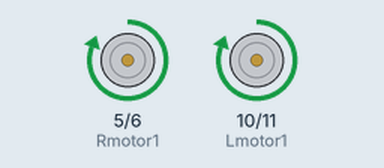
This sketch was run on a simulated Arduino Uno, built with avr-gcc and run on an emulated ATmega328P. Parts: motor-driver pin pairs drawn as motors (green arrow = first pin HIGH = forward, orange = second pin HIGH = backward, longer = more drive).

Above: at 2.0 s.
At 10.6 s:
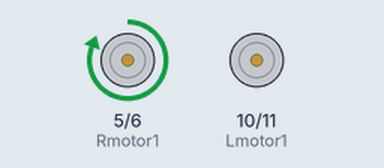
At 17.9 s:
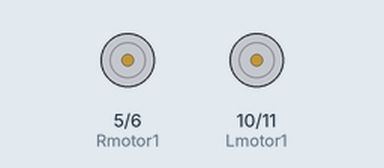
At 27.9 s:
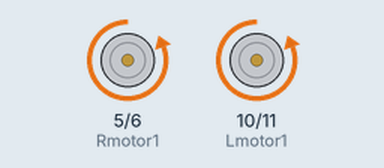
Timing chart, 0 to 29.8 s (numbered marks = the images above):
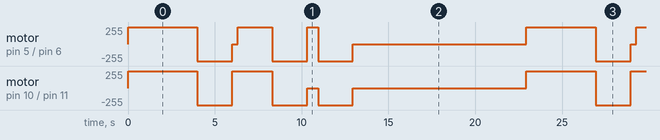

Measured:
- by itself, motor on pin 10 (Lmotor1) / pin 11 (Lmotor2): repeats every 22.9 s: backward 255/255 2.0 s, forward 255/255 2.3 s, backward 255/255 2.0 s, stopped 0.63 s, backward 255/255 2.0 s, stopped 10.0 s, forward 255/255 4.0 s
- by itself, motor on pin 5 (Rmotor1) / pin 6 (Rmotor2): repeats every 22.9 s: backward 255/255 2.0 s, stopped 0.32 s, forward 255/255 2.0 s, backward 255/255 2.0 s, forward 255/255 0.63 s, backward 255/255 2.0 s, stopped 10.0 s, forward 255/255 4.0 s

The sketch:

K.ino
```cpp
int Rmotor1 = 5;//K
int Rmotor2 = 6;
int Lmotor1 = 10;
int Lmotor2 = 11;
void setup() {
  pinMode(Rmotor1, OUTPUT);
  pinMode(Rmotor2, OUTPUT);
  pinMode(Lmotor1, OUTPUT);
  pinMode(Lmotor2, OUTPUT);
}
void loop() {
  CW();
  delay(4000);
  CCW();
  delay(2000);
  RIGHT();
  delay(315);
  CW();
  delay(2000);
  CCW();
  delay(2000);
  LEFT();
  delay(630);
  CCW();
  delay(2000);
  STOP();
  delay(10000);

}

void CW(){
  digitalWrite(Rmotor1, HIGH);
  digitalWrite(Rmotor2, LOW);
  digitalWrite(Lmotor1, HIGH);
  digitalWrite(Lmotor2, LOW);
}

void CCW(){
  digitalWrite(Rmotor1, LOW);
  digitalWrite(Rmotor2, HIGH);
  digitalWrite(Lmotor1, LOW);
  digitalWrite(Lmotor2, HIGH);
}

void RIGHT(){
  digitalWrite(Rmotor1, LOW);
  digitalWrite(Rmotor2, LOW);
  digitalWrite(Lmotor1, HIGH);
  digitalWrite(Lmotor2, LOW);
}

void LEFT(){
  digitalWrite(Rmotor1, HIGH);
  digitalWrite(Rmotor2, LOW);
  digitalWrite(Lmotor1, LOW);
  digitalWrite(Lmotor2, LOW);
}

void STOP(){
  digitalWrite(Rmotor1, LOW);
  digitalWrite(Rmotor2, LOW);
  digitalWrite(Lmotor1, LOW);
  digitalWrite(Lmotor2, LOW);
}
```
